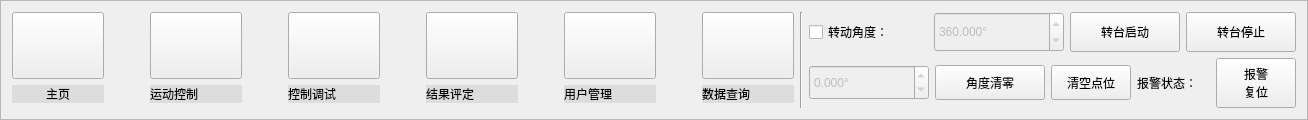
       <widget class="QFrame" name="frame_4">
        <property name="minimumSize">
         <size>
          <width>0</width>
          <height>120</height>
         </size>
        </property>
        <property name="maximumSize">
         <size>
          <width>16777215</width>
          <height>120</height>
         </size>
        </property>
        <property name="frameShape">
         <enum>QFrame::StyledPanel</enum>
        </property>
        <property name="frameShadow">
         <enum>QFrame::Raised</enum>
        </property>
        <layout class="QHBoxLayout" name="horizontalLayout_29">
         <item>
          <layout class="QVBoxLayout" name="verticalLayout_26">
           <item>
            <widget class="QPushButton" name="Btn_mainPage">
             <property name="minimumSize">
              <size>
               <width>92</width>
               <height>67</height>
              </size>
             </property>
             <property name="maximumSize">
              <size>
               <width>70</width>
               <height>70</height>
              </size>
             </property>
             <property name="text">
              <string/>
             </property>
             <property name="icon">
              <iconset resource="images.qrc">
               <normaloff>:/img/images/mainPage.png</normaloff>:/img/images/mainPage.png</iconset>
             </property>
             <property name="iconSize">
              <size>
               <width>70</width>
               <height>70</height>
              </size>
             </property>
            </widget>
           </item>
           <item>
            <widget class="QLabel" name="label_59">
             <property name="styleSheet">
              <string notr="true">QLabel{
 background-color: rgb(222, 221, 220)
}</string>
             </property>
             <property name="text">
              <string>主页</string>
             </property>
             <property name="alignment">
              <set>Qt::AlignCenter</set>
             </property>
            </widget>
           </item>
           <item>
            <spacer name="verticalSpacer_21">
             <property name="orientation">
              <enum>Qt::Vertical</enum>
             </property>
             <property name="sizeHint" stdset="0">
              <size>
               <width>20</width>
               <height>40</height>
              </size>
             </property>
            </spacer>
           </item>
          </layout>
         </item>
         <item>
          <spacer name="horizontalSpacer_4">
           <property name="orientation">
            <enum>Qt::Horizontal</enum>
           </property>
           <property name="sizeHint" stdset="0">
            <size>
             <width>40</width>
             <height>20</height>
            </size>
           </property>
          </spacer>
         </item>
         <item>
          <layout class="QVBoxLayout" name="verticalLayout_22">
           <item>
            <widget class="QPushButton" name="Btn_controller_3">
             <property name="minimumSize">
              <size>
               <width>92</width>
               <height>67</height>
              </size>
             </property>
             <property name="maximumSize">
              <size>
               <width>70</width>
               <height>70</height>
              </size>
             </property>
             <property name="focusPolicy">
              <enum>Qt::NoFocus</enum>
             </property>
             <property name="text">
              <string/>
             </property>
             <property name="icon">
              <iconset resource="images.qrc">
               <normaloff>:/img/images/control.png</normaloff>:/img/images/control.png</iconset>
             </property>
             <property name="iconSize">
              <size>
               <width>70</width>
               <height>70</height>
              </size>
             </property>
            </widget>
           </item>
           <item>
            <widget class="QLabel" name="label_45">
             <property name="styleSheet">
              <string notr="true">QLabel{
 background-color: rgb(222, 221, 220)
}</string>
             </property>
             <property name="text">
              <string>运动控制</string>
             </property>
            </widget>
           </item>
           <item>
            <spacer name="verticalSpacer_19">
             <property name="orientation">
              <enum>Qt::Vertical</enum>
             </property>
             <property name="sizeHint" stdset="0">
              <size>
               <width>20</width>
               <height>40</height>
              </size>
             </property>
            </spacer>
           </item>
          </layout>
         </item>
         <item>
          <spacer name="horizontalSpacer_5">
           <property name="orientation">
            <enum>Qt::Horizontal</enum>
           </property>
           <property name="sizeHint" stdset="0">
            <size>
             <width>40</width>
             <height>20</height>
            </size>
           </property>
          </spacer>
         </item>
         <item>
          <layout class="QVBoxLayout" name="verticalLayout_31">
           <item>
            <widget class="QPushButton" name="Btn_controlDebug">
             <property name="minimumSize">
              <size>
               <width>92</width>
               <height>67</height>
              </size>
             </property>
             <property name="maximumSize">
              <size>
               <width>70</width>
               <height>70</height>
              </size>
             </property>
             <property name="text">
              <string/>
             </property>
             <property name="icon">
              <iconset resource="images.qrc">
               <normaloff>:/img/images/调试.png</normaloff>:/img/images/调试.png</iconset>
             </property>
             <property name="iconSize">
              <size>
               <width>70</width>
               <height>70</height>
              </size>
             </property>
            </widget>
           </item>
           <item>
            <widget class="QLabel" name="label_110">
             <property name="styleSheet">
              <string notr="true">QLabel{
 background-color: rgb(222, 221, 220)
}</string>
             </property>
             <property name="text">
              <string>控制调试</string>
             </property>
            </widget>
           </item>
           <item>
            <spacer name="verticalSpacer_27">
             <property name="orientation">
              <enum>Qt::Vertical</enum>
             </property>
             <property name="sizeHint" stdset="0">
              <size>
               <width>20</width>
               <height>40</height>
              </size>
             </property>
            </spacer>
           </item>
          </layout>
         </item>
         <item>
          <spacer name="horizontalSpacer_10">
           <property name="orientation">
            <enum>Qt::Horizontal</enum>
           </property>
           <property name="sizeHint" stdset="0">
            <size>
             <width>40</width>
             <height>20</height>
            </size>
           </property>
          </spacer>
         </item>
         <item>
          <layout class="QVBoxLayout" name="verticalLayout_28">
           <item>
            <widget class="QPushButton" name="Btn_Evaluate">
             <property name="minimumSize">
              <size>
               <width>92</width>
               <height>67</height>
              </size>
             </property>
             <property name="maximumSize">
              <size>
               <width>70</width>
               <height>70</height>
              </size>
             </property>
             <property name="text">
              <string/>
             </property>
             <property name="icon">
              <iconset resource="images.qrc">
               <normaloff>:/img/images/evaluate.png</normaloff>:/img/images/evaluate.png</iconset>
             </property>
             <property name="iconSize">
              <size>
               <width>70</width>
               <height>70</height>
              </size>
             </property>
            </widget>
           </item>
           <item>
            <widget class="QLabel" name="label_99">
             <property name="styleSheet">
              <string notr="true">QLabel{
 background-color: rgb(222, 221, 220)
}</string>
             </property>
             <property name="text">
              <string>结果评定</string>
             </property>
            </widget>
           </item>
           <item>
            <spacer name="verticalSpacer_24">
             <property name="orientation">
              <enum>Qt::Vertical</enum>
             </property>
             <property name="sizeHint" stdset="0">
              <size>
               <width>20</width>
               <height>40</height>
              </size>
             </property>
            </spacer>
           </item>
          </layout>
         </item>
         <item>
          <spacer name="horizontalSpacer_7">
           <property name="orientation">
            <enum>Qt::Horizontal</enum>
           </property>
           <property name="sizeHint" stdset="0">
            <size>
             <width>40</width>
             <height>20</height>
            </size>
           </property>
          </spacer>
         </item>
         <item>
          <layout class="QVBoxLayout" name="verticalLayout_29">
           <item>
            <widget class="QPushButton" name="Btn_userManage">
             <property name="minimumSize">
              <size>
               <width>92</width>
               <height>67</height>
              </size>
             </property>
             <property name="maximumSize">
              <size>
               <width>70</width>
               <height>70</height>
              </size>
             </property>
             <property name="text">
              <string/>
             </property>
             <property name="icon">
              <iconset resource="images.qrc">
               <normaloff>:/img/images/userManage.png</normaloff>:/img/images/userManage.png</iconset>
             </property>
             <property name="iconSize">
              <size>
               <width>70</width>
               <height>70</height>
              </size>
             </property>
            </widget>
           </item>
           <item>
            <widget class="QLabel" name="label_107">
             <property name="styleSheet">
              <string notr="true">QLabel{
 background-color: rgb(222, 221, 220)
}</string>
             </property>
             <property name="text">
              <string>用户管理</string>
             </property>
            </widget>
           </item>
           <item>
            <spacer name="verticalSpacer_25">
             <property name="orientation">
              <enum>Qt::Vertical</enum>
             </property>
             <property name="sizeHint" stdset="0">
              <size>
               <width>20</width>
               <height>40</height>
              </size>
             </property>
            </spacer>
           </item>
          </layout>
         </item>
         <item>
          <spacer name="horizontalSpacer_13">
           <property name="orientation">
            <enum>Qt::Horizontal</enum>
           </property>
           <property name="sizeHint" stdset="0">
            <size>
             <width>40</width>
             <height>20</height>
            </size>
           </property>
          </spacer>
         </item>
         <item>
          <layout class="QVBoxLayout" name="verticalLayout_25">
           <item>
            <widget class="QPushButton" name="Btn_dataQuery">
             <property name="minimumSize">
              <size>
               <width>92</width>
               <height>67</height>
              </size>
             </property>
             <property name="maximumSize">
              <size>
               <width>70</width>
               <height>70</height>
              </size>
             </property>
             <property name="toolTip">
              <string extracomment="数据查询"/>
             </property>
             <property name="toolTipDuration">
              <number>-1</number>
             </property>
             <property name="text">
              <string/>
             </property>
             <property name="icon">
              <iconset resource="images.qrc">
               <normaloff>:/img/images/dataQuery.png</normaloff>:/img/images/dataQuery.png</iconset>
             </property>
             <property name="iconSize">
              <size>
               <width>70</width>
               <height>70</height>
              </size>
             </property>
            </widget>
           </item>
           <item>
            <widget class="QLabel" name="label_48">
             <property name="styleSheet">
              <string notr="true">QLabel{
 background-color: rgb(222, 221, 220)
}</string>
             </property>
             <property name="text">
              <string>数据查询</string>
             </property>
            </widget>
           </item>
           <item>
            <spacer name="verticalSpacer_22">
             <property name="orientation">
              <enum>Qt::Vertical</enum>
             </property>
             <property name="sizeHint" stdset="0">
              <size>
               <width>20</width>
               <height>40</height>
              </size>
             </property>
            </spacer>
           </item>
          </layout>
         </item>
         <item>
          <widget class="Line" name="line_2">
           <property name="orientation">
            <enum>Qt::Vertical</enum>
           </property>
          </widget>
         </item>
         <item>
          <layout class="QGridLayout" name="gridLayout_40">
           <item row="0" column="0">
            <layout class="QHBoxLayout" name="horizontalLayout_30">
             <item>
              <layout class="QHBoxLayout" name="horizontalLayout_21">
               <item>
                <widget class="QCheckBox" name="checkBox_6">
                 <property name="text">
                  <string>转动角度：</string>
                 </property>
                </widget>
               </item>
               <item>
                <widget class="QDoubleSpinBox" name="setAngle">
                 <property name="enabled">
                  <bool>false</bool>
                 </property>
                 <property name="minimumSize">
                  <size>
                   <width>130</width>
                   <height>40</height>
                  </size>
                 </property>
                 <property name="suffix">
                  <string>°</string>
                 </property>
                 <property name="decimals">
                  <number>3</number>
                 </property>
                 <property name="minimum">
                  <double>-360.000000000000000</double>
                 </property>
                 <property name="maximum">
                  <double>9999.000000000000000</double>
                 </property>
                 <property name="value">
                  <double>360.000000000000000</double>
                 </property>
                </widget>
               </item>
              </layout>
             </item>
             <item>
              <widget class="QPushButton" name="turnTableRun">
               <property name="minimumSize">
                <size>
                 <width>110</width>
                 <height>40</height>
                </size>
               </property>
               <property name="maximumSize">
                <size>
                 <width>105</width>
                 <height>40</height>
                </size>
               </property>
               <property name="styleSheet">
                <string notr="true">font: 25 12pt &quot;Microsoft YaHei&quot;;</string>
               </property>
               <property name="text">
                <string>转台启动</string>
               </property>
               <property name="icon">
                <iconset resource="images.qrc">
                 <normaloff>:/img/images/复位.png</normaloff>:/img/images/复位.png</iconset>
               </property>
              </widget>
             </item>
             <item>
              <widget class="QPushButton" name="Btn_mainAxisStop">
               <property name="minimumSize">
                <size>
                 <width>110</width>
                 <height>40</height>
                </size>
               </property>
               <property name="maximumSize">
                <size>
                 <width>110</width>
                 <height>40</height>
                </size>
               </property>
               <property name="text">
                <string>转台停止</string>
               </property>
               <property name="icon">
                <iconset resource="images.qrc">
                 <normaloff>:/img/images/stop.png</normaloff>:/img/images/stop.png</iconset>
               </property>
               <property name="iconSize">
                <size>
                 <width>20</width>
                 <height>20</height>
                </size>
               </property>
              </widget>
             </item>
            </layout>
           </item>
           <item row="1" column="0">
            <layout class="QHBoxLayout" name="horizontalLayout_18">
             <item>
              <widget class="QDoubleSpinBox" name="angle">
               <property name="enabled">
                <bool>false</bool>
               </property>
               <property name="minimumSize">
                <size>
                 <width>120</width>
                 <height>35</height>
                </size>
               </property>
               <property name="maximumSize">
                <size>
                 <width>120</width>
                 <height>35</height>
                </size>
               </property>
               <property name="styleSheet">
                <string notr="true">font: 25 13pt &quot;Microsoft YaHei&quot;;</string>
               </property>
               <property name="suffix">
                <string>°</string>
               </property>
               <property name="decimals">
                <number>3</number>
               </property>
               <property name="minimum">
                <double>-9999.000000000000000</double>
               </property>
               <property name="maximum">
                <double>9999.989999999999782</double>
               </property>
              </widget>
             </item>
             <item>
              <widget class="QPushButton" name="Btn_angleClear">
               <property name="sizePolicy">
                <sizepolicy hsizetype="Minimum" vsizetype="Fixed">
                 <horstretch>0</horstretch>
                 <verstretch>0</verstretch>
                </sizepolicy>
               </property>
               <property name="minimumSize">
                <size>
                 <width>110</width>
                 <height>35</height>
                </size>
               </property>
               <property name="maximumSize">
                <size>
                 <width>110</width>
                 <height>35</height>
                </size>
               </property>
               <property name="layoutDirection">
                <enum>Qt::LeftToRight</enum>
               </property>
               <property name="autoFillBackground">
                <bool>false</bool>
               </property>
               <property name="text">
                <string>角度清零</string>
               </property>
               <property name="icon">
                <iconset resource="images.qrc">
                 <normaloff>:/img/images/0.png</normaloff>:/img/images/0.png</iconset>
               </property>
               <property name="iconSize">
                <size>
                 <width>20</width>
                 <height>20</height>
                </size>
               </property>
              </widget>
             </item>
             <item>
              <widget class="QPushButton" name="clearPoints">
               <property name="maximumSize">
                <size>
                 <width>115</width>
                 <height>35</height>
                </size>
               </property>
               <property name="text">
                <string>清空点位</string>
               </property>
              </widget>
             </item>
             <item>
              <widget class="QLabel" name="label_60">
               <property name="minimumSize">
                <size>
                 <width>0</width>
                 <height>34</height>
                </size>
               </property>
               <property name="maximumSize">
                <size>
                 <width>100</width>
                 <height>40</height>
                </size>
               </property>
               <property name="text">
                <string>报警状态：</string>
               </property>
              </widget>
             </item>
             <item>
              <widget class="QLabel" name="warningLabel">
               <property name="minimumSize">
                <size>
                 <width>0</width>
                 <height>35</height>
                </size>
               </property>
               <property name="maximumSize">
                <size>
                 <width>16777215</width>
                 <height>40</height>
                </size>
               </property>
               <property name="text">
                <string/>
               </property>
               <property name="pixmap">
                <pixmap resource="images.qrc">:/img/images/normalAlarm.png</pixmap>
               </property>
              </widget>
             </item>
             <item>
              <widget class="QPushButton" name="clearWarning">
               <property name="minimumSize">
                <size>
                 <width>70</width>
                 <height>35</height>
                </size>
               </property>
               <property name="maximumSize">
                <size>
                 <width>80</width>
                 <height>60</height>
                </size>
               </property>
               <property name="text">
                <string>报警
复位</string>
               </property>
              </widget>
             </item>
            </layout>
           </item>
          </layout>
         </item>
        </layout>
       </widget>
